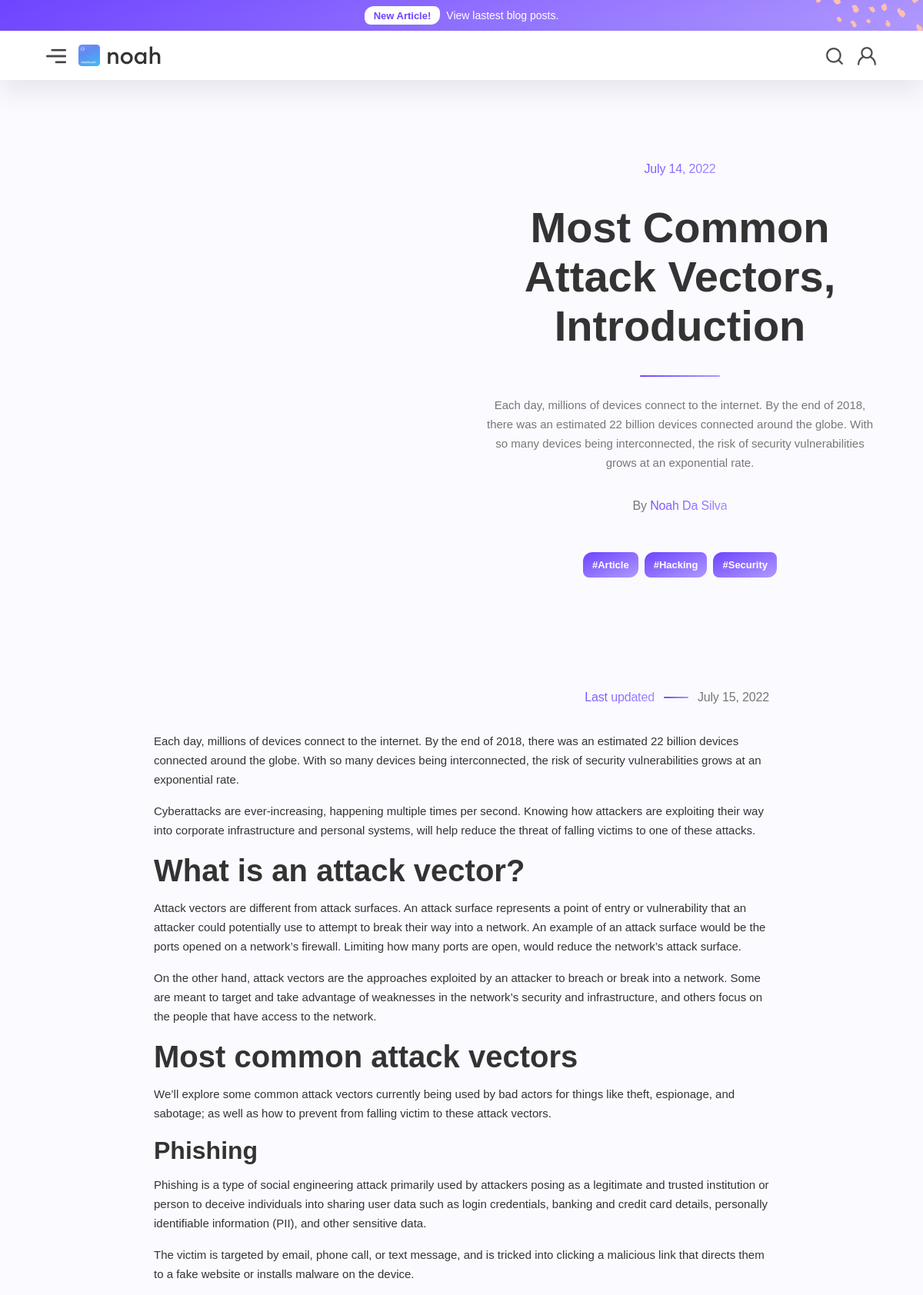
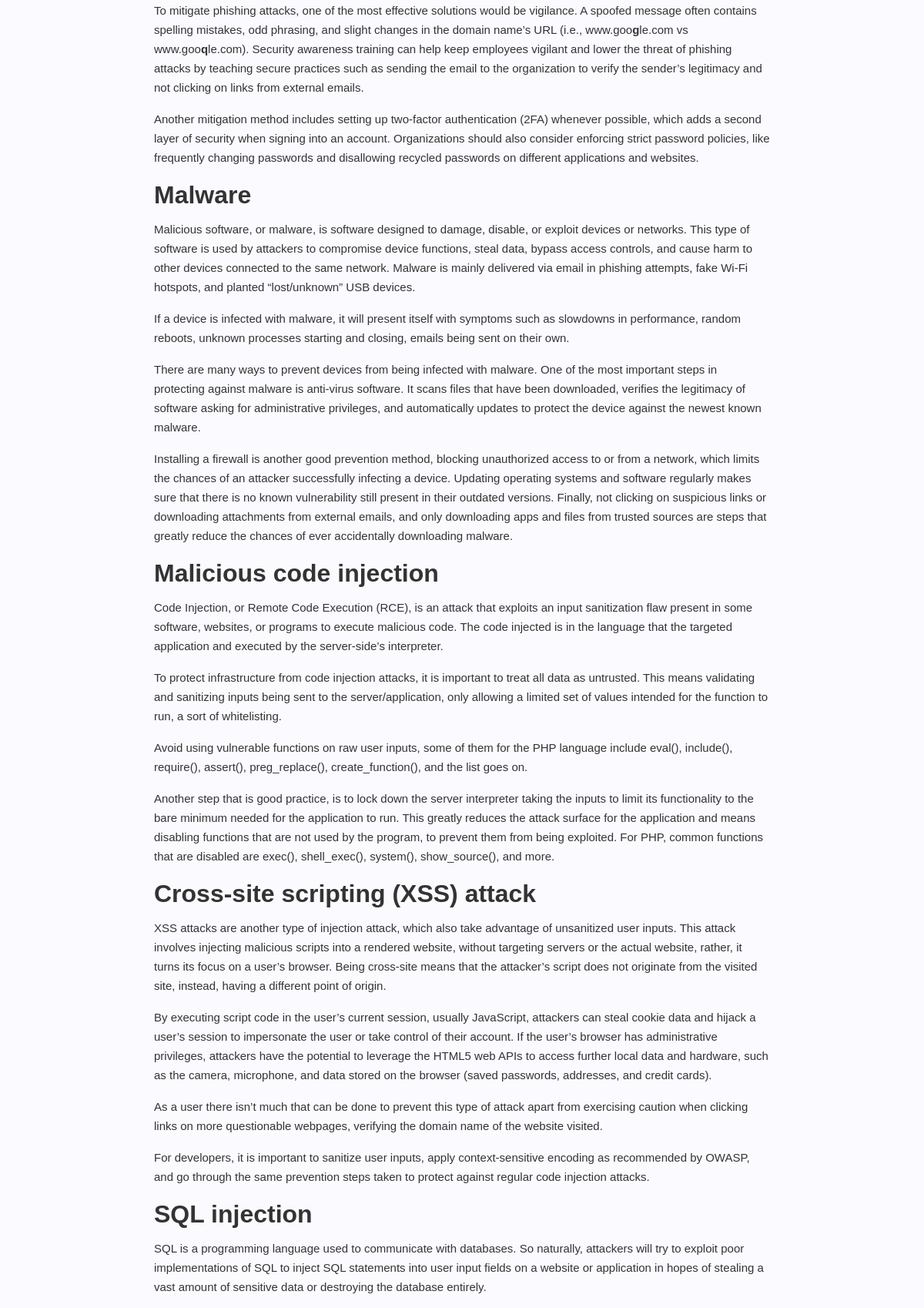
The page /blog/most-common-attack-vectors-introduction (upper part) on the database its author committed (2 pictures, top to bottom).
### blog/models.py (models this page shows, shortened)
class Post(models.Model):
    title = models.CharField(max_length=128, unique=True)
    slug = models.SlugField(max_length=128, unique=True, null=True, blank=True)
    author = models.ForeignKey(User, on_delete=models.CASCADE, related_name='post_author')
    author_plug = models.URLField(max_length=128, default='https://linktr.ee/ndasilva')
    image = models.ImageField(null=True, blank=True, upload_to='blog_images/')
    tags = models.CharField(max_length=255, default='blog')
    summary = models.TextField(max_length=512)
    content = RichTextField(blank=True, null=True)
    updated_on = models.DateTimeField(auto_now=True, blank=True)
    created_on = models.DateTimeField(auto_now_add=True, blank=True)
    likes = models.ManyToManyField(User, blank=True, related_name='post_likes')
    class Meta:
        ordering = ['-created_on']
    def get_tags(self):
        return self.tags.replace('[', '').replace(']', '').replace('\'', '').split(', ')
    def get_tags_and_slugs(self):
        names = self.tags.replace('[', '').replace(']', '').replace('\'', '').split(', ')
        slugs = (slugify(name) for name in names)
        return zip(names, slugs)

### account/models.py (models this page shows, shortened)
class User(AbstractBaseUser, PermissionsMixin):
    email = models.EmailField(_('email'), unique=True, default='')
    date_joined = models.DateTimeField(_('date joined'), auto_now_add=True)
    username = models.CharField(_('username'), max_length=24, unique=True)
    full_name = models.CharField(_('full name'), max_length=64, null=True, blank=True)
    is_superadmin = models.BooleanField(_('is_superadmin'), default=False)
    is_active = models.BooleanField(_('is_active'), default=True)
    is_staff = models.BooleanField(default=False)
    previous_login = models.DateTimeField(null=True, blank=True)
    failed_login_attempts = models.IntegerField(default=0)
    previous_failed_login_attempts = models.IntegerField(default=0)
    USERNAME_FIELD = 'email'
    REQUIRED_FIELDS = ['username']
    objects = CustomUserManager()
    class Meta:
        verbose_name = _('user')
        verbose_name_plural = _('users')

### blog/views.py (the view)
# urls.py: path('blog/<slug:slug>', views.BlogPostView.as_view(), name="blog-post"),
class BlogPostView(DetailView):
    model = Post
    template_name = 'blog_post.html'
    def get_context_data(self, **kwargs):
        context = super(BlogPostView, self).get_context_data(**kwargs)
        context['post_list'] = Post.objects.all()
        context['tag_list'] = Tag.objects.all()
        context['comment_list'] = Comment.objects.filter(post=self.object)
        context['total_comments'] = Comment.objects.filter(post=self.object).count()
        return context

### blog/templates/blog_post.html (shortened to what this page needs)
{% extends 'base.html' %}
{% load static %}
{% block content %}
<div class="default-section wf-section">
  <div class="w-layout-grid grid-blog-post">
    <div
      id="w-node-cf5b8a5e-04cf-ac28-38c5-921f144ff226-bb83a922"
      class="img-blog-post-wrap">
    </div>
    <div class="w-layout-grid grid-title-blog">
      <p
        id="w-node-cf5b8a5e-04cf-ac28-38c5-921f144ff229-bb83a922"
        class="web-title-gradient">
        {{ post.created_on|date:"F d, Y" }}
      </p>
      <h1 class="blog-heading">{{ post.title }}</h1>
      <div
        id="w-node-cf5b8a5e-04cf-ac28-38c5-921f144ff22d-bb83a922"
        class="title-line-spacer">
      </div>
      <p class="title-blog-summary">{{ post.summary }}</p>
      <a href=" {{ post.author_plug }}"
        target="_blank"
        class="blog-author-link-block w-inline-block">
        <p class="web-title-gray">By </p>
        <p class="web-title-gradient">
          {% if post.author.full_name %}
            {{ post.author.full_name }}
          {% else %}
            {{ post.author.username }}
          {% endif %}
        </p>
      </a>
      <div
        id="w-node-be6f9a40-4a00-5f23-1d48-7a4fd7c6685e-bb83a922"
        class="tag-flex">
      {% for name, slug in post.get_tags_and_slugs %}
        <a href="{% url 'tags' %}{{ slug }}" class="blog-author-link-block w-inline-block">
          <h2 class="tag-div">#{{ name }}</h2>
        </a>
      {% endfor %}
      </div>
    </div>
  </div>
</div>
<div class="default-section wf-section">
  <div class="section-container-post-body w-container">
    <div class="last-updated-block">
      <p class="web-title-gradient">Last updated</p>
      <div
        id="w-node-_0ad5ae62-7a30-1e3a-9512-bd0376b03112-bb83a922"
        class="blog-line-spacer">
      </div>
      <p id="w-node-_0ad5ae62-7a30-1e3a-9512-bd0376b03113-bb83a922"
        class="web-title-gray">
        {{ post.updated_on|date:"F d, Y" }}
      </p>
    </div>
    <div class="blog-post-body w-richtext">{{ post.content|safe }}</div>
  </div>
</div>
{% endblock %}

### main/static/main/css/webflow.css (style rules this page uses)
* { -webkit-box-sizing: border-box; -moz-box-sizing: border-box; box-sizing: border-box; }
html { height: 100%; }
body { margin: 0; min-height: 100%; background-color: #fff; font-family: Arial, sans-serif; font-size: 14px; line-height: 20px; color: #333; }
.w-inline-block { max-width: 100%; display: inline-block; }
h1, h2, h3, h4, h5, h6 { font-weight: bold; margin-bottom: 10px; }
h1 { font-size: 38px; line-height: 44px; margin-top: 20px; }
h2 { font-size: 32px; line-height: 36px; margin-top: 20px; }
h3 { font-size: 24px; line-height: 30px; margin-top: 20px; }
h4 { font-size: 18px; line-height: 24px; margin-top: 10px; }
p { margin-top: 0; margin-bottom: 10px; }
.w-container { margin-left: auto; margin-right: auto; max-width: 940px; }
.w-container:before, .w-container:after { content: " "; display: table; grid-column-start: 1; grid-row-start: 1; grid-column-end: 2; grid-row-end: 2; }
.w-container:after { clear: both; }
.w-richtext:before, .w-richtext:after { content: " "; display: table; grid-column-start: 1; grid-row-start: 1; grid-column-end: 2; grid-row-end: 2; }
.w-richtext:after { clear: both; }

### rows shown on the page
Post: created_on "July 14, 2022", title "Most Common Attack Vectors, Introduction", summary "Each day, millions of devices connect to the internet. By the end of 2018, there was an estimated 22 billion devices connected around the globe. With so many devices being interconnected, the risk of security vulnerabilities grows at an exponential rate.", author.full_name "Noah Da Silva", updated_on "July 15, 2022", content "Each day, millions of devices connect to the internet. By the end of 2018, there was an estimated 22 billion devices connected around the globe. With so many devices being interconnected, the risk of security vulnerabilities grows at an exponential rate. Cyberattacks are ever-increasing, happening multiple times per second. Knowing how attackers are exploiting their way into corporate infrastructure and personal systems, will help reduce the threat of falling victims to one of these attacks. What is an attack vector? Attack vectors are different from attack surfaces. An attack surface represents a point of entry or vulnerability that an attacker could potentially use to attempt to break…"

### other values the page prints
{{ name }} "Article" "Hacking" "Security"
